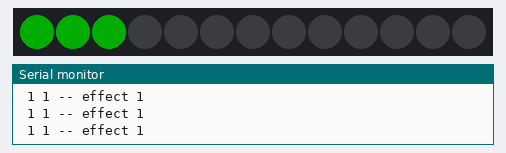
Bench run of a sketch on a simulated Arduino Uno, built with avr-gcc and run on an emulated ATmega328P. Shown: 13 RGB LEDs in strip order, left to right, the last lines printed to the serial monitor. Dim RGB values are drawn brighter than linear.

Above: at 0.13 s.
At 3.58 s:
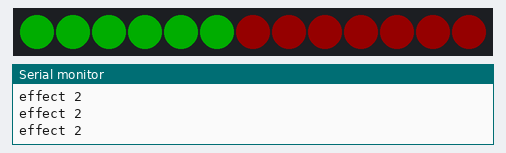
At 8.28 s:
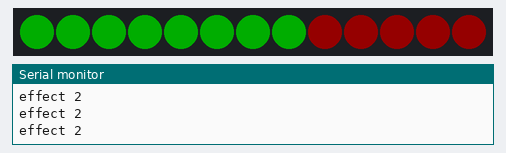
At 18.47 s:
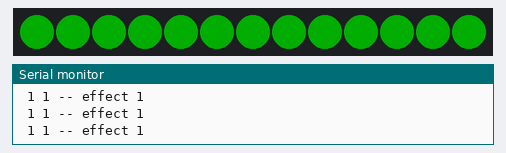
At 28.97 s:
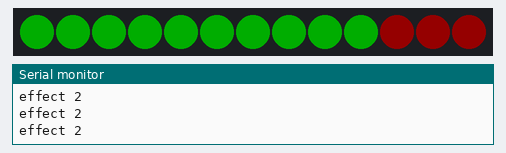
At 39.66 s:
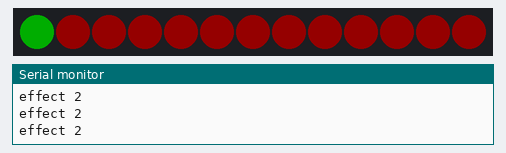

The sketch:

ledNoDelay.ino
```cpp
#include <Adafruit_NeoPixel.h>
#include <elapsedMillis.h>
#define PIN 3
#define NUMPIXELS 13 // zoveel ledjes heeft je strip
elapsedMillis timeElapsed1;

int i = 0;

int volgendeEffect = 1;

Adafruit_NeoPixel pixels(NUMPIXELS, PIN, NEO_GRB + NEO_KHZ800);

void setup() {
  pixels.begin();  // INITIALIZE NeoPixel strip object (REQUIRED)
  pixels.clear();  // Set all pixel colors to 'off'
  Serial.begin(9600);
}

void loop() {
  delay(20); // maakt serial Print beter leesbaar

  if (volgendeEffect == 1) {
    ledsLopen (30, 2); //snelheid, volgende effect
    Serial.println(" 1 1 -- effect 1");
  }
  if (volgendeEffect == 2) {
    ledsTerugLopen (20, 1);
    Serial.println("effect 2");
  }
}


void ledsLopen (int snelheid, int next) {

  // Ledst lopen van 0 naar de laatste led met de ingestelde kleur
  if (timeElapsed1 > snelheid) {
    pixels.setPixelColor(i, pixels.Color(0, 50, 0));
    pixels.show();
    timeElapsed1 = 0;
    i++;
    if (i == NUMPIXELS) {
      volgendeEffect = next;
    }
  }
}

// ---- Ledst lopen van de vorige hoogst gehaalde LED terug naar nul
void ledsTerugLopen (int snelheid, int next) {
  if (timeElapsed1 > snelheid) {
    pixels.setPixelColor(i, pixels.Color(20, 0, 0));
    pixels.show();
    timeElapsed1 = 0;
    i--;
  }
  if (i == 0) {
    volgendeEffect = next;
  }
}
```
